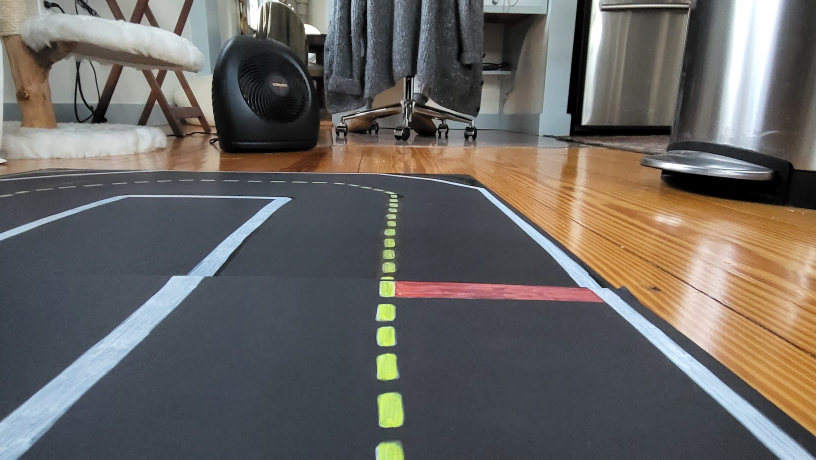
#> input picture projects/picar/test_data/center_lane.jpg, 1632 x 919 px (shown at 1/2 size)
$ python right_lane_follower.py
#> lines starting #> are read from the running program, lines starting #| are printed output that depends on the picture; after the words box and inside, x2 and y2 are one past the last pixel; in counts of white or black regions, pixels touching at a corner belong together
import cv2
import numpy as np
import math
import datetime
import sys
import matplotlib.image

_SHOW_IMAGE = False

class Follower(object):

    def __init__(self, car = None):
        self.car = car
        self.curr_steering_angle = 90

    def follow(self, img):
        show_img("orig", img)
       # img = cv2.rotate(img, cv2.ROTATE_90_COUNTERCLOCKWISE)
        lane_lines, img = detect_lane(img)

        final_img = self.steer(img, lane_lines)

        return final_img

    def steer(self, img, lane_lines):
        if len(lane_lines) == 0:
            return img
        new_steering_angle = compute_steering_angle(img, lane_lines)
        print(f"new angle: {new_steering_angle}")
        print(f"old angle: {self.curr_steering_angle}")
        self.curr_steering_angle = stabilize_steering_angle(self.curr_steering_angle, new_steering_angle, len(lane_lines))
        #self.curr_steering_angle = new_steering_angle
        print(f"new2 angle: {self.curr_steering_angle}")

        if self.car is not None:
            self.car.front_wheels.turn(self.curr_steering_angle)

        curr_img = display_heading_line(img, self.curr_steering_angle)
        show_img("heading", curr_img)

        return curr_img

def detect_lane(img):
    edges = detect_edges(img)
    show_img("edges", edges)

    cropped_edges = clip_screen(edges)

    line_segments = edge_tracking(cropped_edges)
    line_segment_img = display_lines(img, line_segments)
    show_img("line segments", line_segment_img)

    lane_lines = lane_slope(img, line_segments)
    lane_lines_img = display_lines(img, lane_lines)

    return lane_lines, lane_lines_img

def clip_screen(canny):
    h, w = canny.shape
    mask = np.zeros_like(canny)

    # only take the bottom half of the screen where lanes are visible
    poly = np.array([[
        (0, h * 1 / 2),
        (w, h * 1 / 2),
        (w, h),
        (0, h)
    ]], np.int32)

    # apply mask
    cv2.fillPoly(mask, poly, 255)
    show_img("mask", mask)
    cropped_edges = cv2.bitwise_and(canny, mask)

    show_img("edges clipped", cropped_edges)
    return cropped_edges

def detect_edges(img):
    # filter out white lines
    hsv = cv2.cvtColor(img, cv2.COLOR_BGR2HSV)
    show_img("hsv", hsv)

    # threshold for counting a pixel as white
    sensitivity = 30
    lower_white = np.array([0, 0, 147])
    upper_white = np.array([34, 118, 255])

    mask = cv2.inRange(hsv, lower_white, upper_white)

    # detect edges
    edges = cv2.Canny(mask, 200, 400)
    show_img("edges", edges)
    matplotlib.image.imsave("canny_result.png", edges)

    return edges

def edge_tracking(cropped_edges):
    precision = 1 # 1 pixel
    theta = np.pi / 180 # 1 degree
    min_threshold = 10
    line_segments = cv2.HoughLinesP(cropped_edges, precision, theta, min_threshold, np.array([]), minLineLength=8, maxLineGap=4)

    return line_segments

def lane_slope(img, line_segments):
    lane_lines = []

    # no lanes found
    if line_segments is None:
        return lane_lines

    h, w, _ = img.shape
    left = []
    right = []

    boundary = 1/3
    left_lane_boundary = w * (1 - boundary) # left lane on left 2/3 of screen (perspective)
    right_lane_boundary = h * boundary

    for segment in line_segments:
        for x1, y1, x2, y2 in segment:
            fit = np.polyfit((x1, x2), (y1, y2), 1) # y = mx + b
            m = fit[0]
            b = fit[1]
            if m < 0: # left lane
                if x1 < left_lane_boundary and x2 < left_lane_boundary:
                    left.append((m, b))
            else: # right lane
                if x1 > right_lane_boundary and x2 > right_lane_boundary:
                    right.append((m, b))

            left_avg = np.average(left, axis=0)
            if len(left) > 0:
                lane_lines.append(make_points(img, left_avg))

            right_avg = np.average(right, axis=0)
            if len(right) > 0:
                lane_lines.append(make_points(img, right_avg))

                return lane_lines


# * * * * * * * * * * * * * * * * * * * * * * * * * * * * * * * * * * * * * * * * * * * * * * * #
# Helper Functions                                                                              #
# * * * * * * * * * * * * * * * * * * * * * * * * * * * * * * * * * * * * * * * * * * * * * * * #

def display_lines(img, lines, line_color=(0, 255, 0), line_width=10):
    line_img = np.zeros_like(img)
    if lines is not None:
        for line in lines:
            for x1, y1, x2, y2 in line:
                cv2.line(line_img, (x1, y1), (x2, y2), line_color, line_width)
    line_img = cv2.addWeighted(img, 0.8, line_img, 1, 1)
    return line_img

def display_heading_line(img, steering_angle, line_color=(0, 0, 255), line_width=5, ):
    heading_img = np.zeros_like(img)
    height, width, _ = img.shape

    # figure out the heading line from steering angle
    # heading line (x1,y1) is always center bottom of the screen
    # (x2, y2) requires a bit of trigonometry

    # Note: the steering angle of:
    # 0-89 degree: turn left
    # 90 degree: going straight
    # 91-180 degree: turn right
    steering_angle_radian = steering_angle / 180.0 * math.pi
    x1 = int(width / 2)
    y1 = height
    x2 = int(x1 - height / 2 / math.tan(steering_angle_radian))
    y2 = int(height / 2)

    cv2.line(heading_img, (x1, y1), (x2, y2), line_color, line_width)
    heading_img = cv2.addWeighted(img, 0.8, heading_img, 1, 1)

    return heading_img

def length_of_line_segment(line):
    x1, y1, x2, y2 = line
    return math.sqrt((x2 - x1) ** 2 + (y2 - y1) ** 2)


def show_img(title, img, show=_SHOW_IMAGE):
    if show:
        cv2.imshow(title, img)


def make_points(img, line):
    height, width, _ = img.shape
    slope, intercept = line
    y1 = height  # bottom of the img
    y2 = int(y1 * 1 / 2)  # make points from middle of the img down

    # bound the coordinates within the img
    x1 = max(-width, min(2 * width, int((y1 - intercept) / slope)))
    x2 = max(-width, min(2 * width, int((y2 - intercept) / slope)))
    return [[x1, y1, x2, y2]]

def test_photo(file):
#> called with file = '../test_data/center_lane.jpg'
    my_follower = Follower()
    img = cv2.imread(file)
#> img is the input picture: shape (919, 1632, 3); mean B, G, R 97.3, 101, 104.3
    combo_img = my_follower.follow(img)
#> in detect_edges, `hsv = cv2.cvtColor(img, cv2.COLOR_BGR2HSV)`: hsv: shape (919, 1632, 3); mean H, S, V 74.6, 52.1, 114.1
#> in detect_edges, `mask = cv2.inRange(hsv, lower_white, upper_white)`:
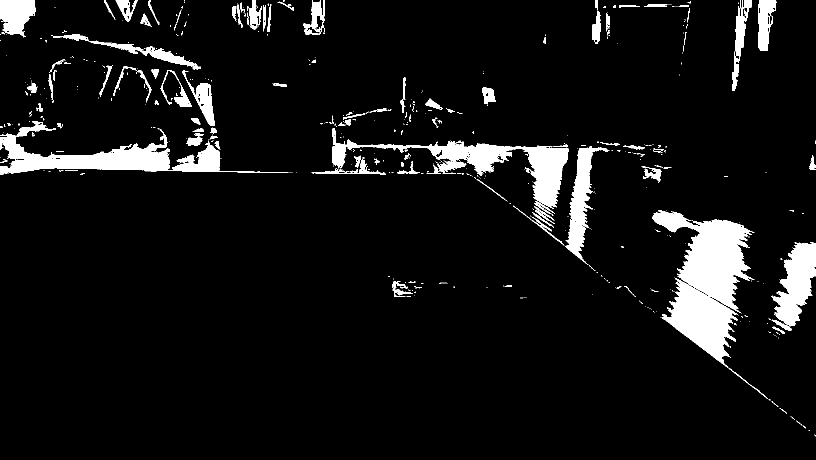
#> mask: shape (919, 1632) (shown at 1/2 size); 7.3% white; 554 white regions (438 under 20 px), largest, box (x1, y1, x2, y2) and area: (1304, 420, 1536, 798) 30562, (0, 242, 576, 350) 16914, (664, 256, 1137, 418) 15437
#> in detect_edges, `edges = cv2.Canny(mask, 200, 400)`: edges: shape (919, 1632); 1.4% white in thin lines or dots
#> in detect_edges, `matplotlib.image.imsave("canny_result.png", edges)`:
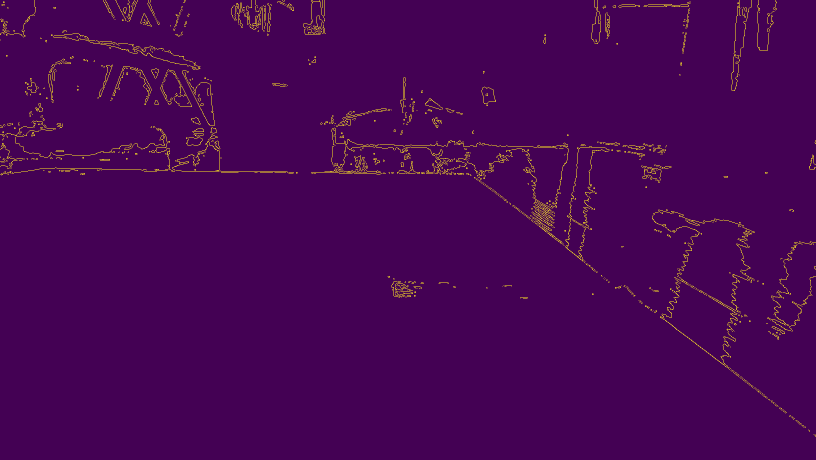
#> saved as canny_result.png: shape (919, 1632, 3) (shown at 1/2 size); mean R, G, B 70.6, 4.3, 83.3
#> in clip_screen, `cv2.fillPoly(mask, poly, 255)`:
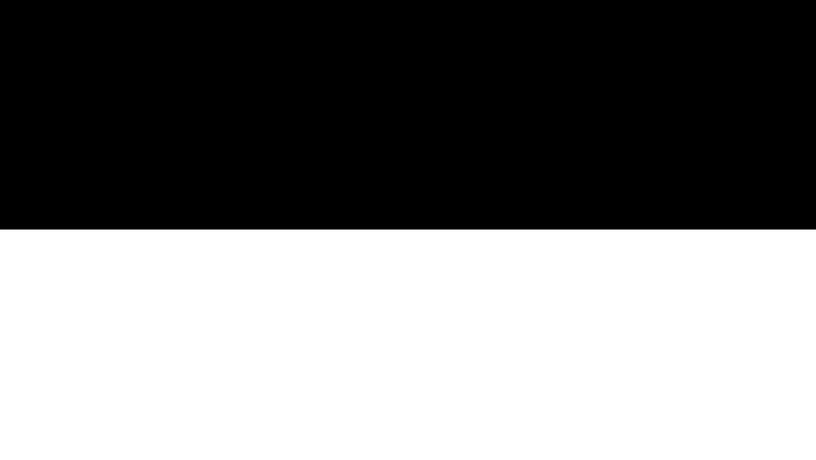
#> mask: shape (919, 1632) (shown at 1/2 size); 50.1% white; 1 black region, box (x1, y1, x2, y2) and area: (0, 0, 1632, 459) 749088
#> in clip_screen, `cropped_edges = cv2.bitwise_and(canny, mask)`:
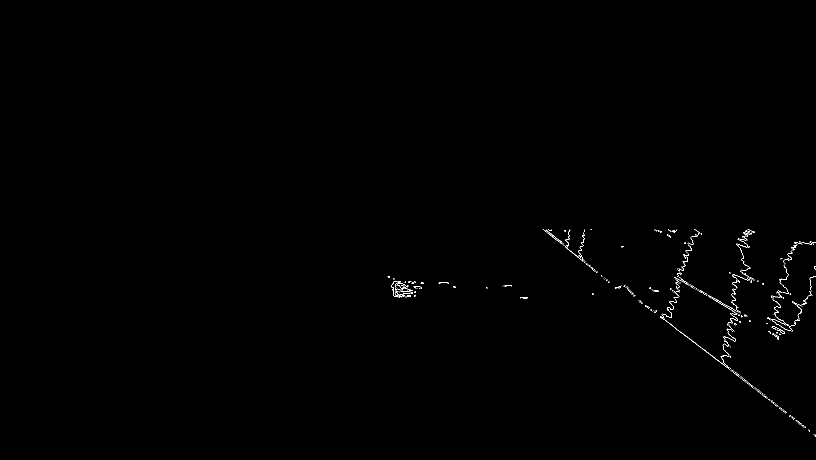
#> cropped_edges: shape (919, 1632) (shown at 1/2 size); 0.27% white in thin lines or dots, all inside (x1, y1, x2, y2) = (775, 459, 1632, 873)
#> in edge_tracking, `line_segments = cv2.HoughLinesP(cropped_edges, precision, theta, min_t..`: line_segments = 146 rows, first 6: [1529, 791, 1555, 811], [1093, 461, 1123, 484], [1175, 528, 1189, 539], [1172, 528, 1185, 538], [1349, 554, 1465, 621], [1452, 610, 1481, 626]
#> the loop in display_lines, `for line in lines:` made 146 passes
#> line on passes 1 to 12: [[1529, 791, 1555, 811]], [[1093, 461, 1123, 484]], [[1175, 528, 1189, 539]], [[1172, 528, 1185, 538]], [[1349, 554, 1465, 621]], [[1452, 610, 1481, 626]], [[1374, 673, 1505, 775]], [[1365, 560, 1474, 623]], [[1320, 633, 1349, 654]], [[799, 562, 829, 592]], [[1581, 831, 1610, 853]], [[1458, 545, 1479, 564]]
#> after the loop in display_lines, `for line in lines:`:
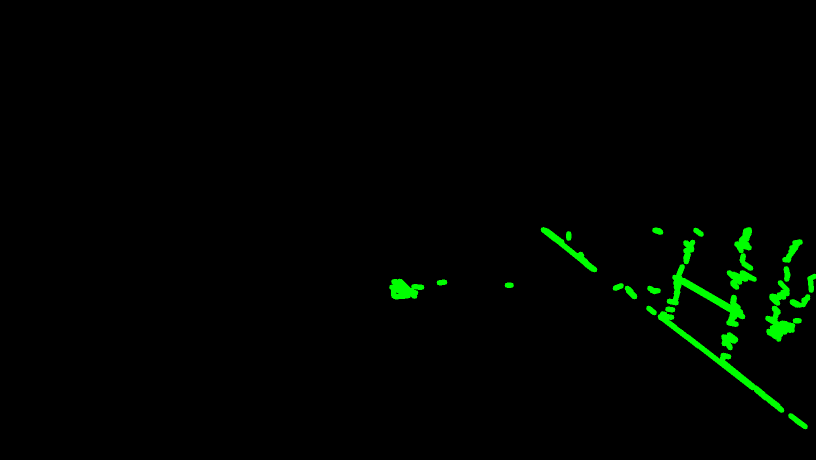
#> line_img: shape (919, 1632, 3) (shown at 1/2 size); mean of channels 0, 1, 2 0, 4.1, 0; drawn as B, G, R
#> in display_lines, `line_img = cv2.addWeighted(img, 0.8, line_img, 1, 1)`:
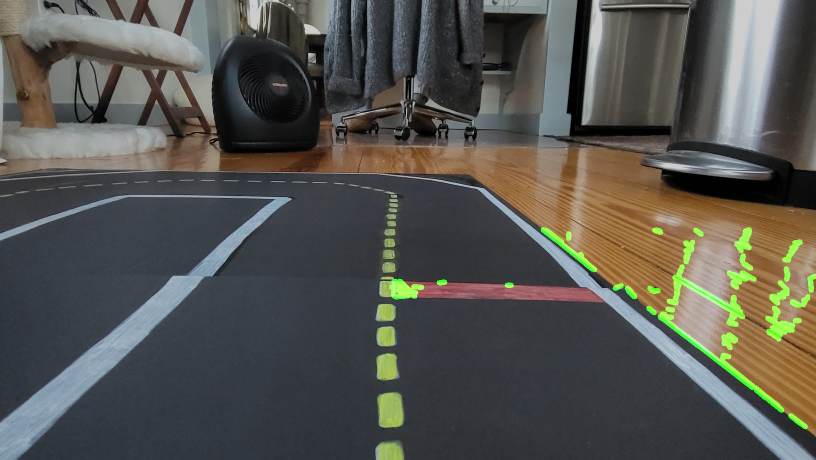
#> line_img: shape (919, 1632, 3) (shown at 1/2 size); mean B, G, R 78.8, 84.1, 84.5
#> the loop in lane_slope, `for segment in line_segments:` made 1 pass
#> segment on pass 1: [[1529, 791, 1555, 811]]
#> after the loop in lane_slope, `for segment in line_segments:`: lane_lines = [[[1695, 919, 1097, 459]]]; left = []; right = [(0.769, -385.2)]
#> in detect_lane, `lane_lines = lane_slope(img, line_segments)`: lane_lines = [[[1695, 919, 1097, 459]]]
#> the loop in display_lines (call 2), `for line in lines:` made 1 pass
#> in compute_steering_angle, `x1, _, x2, _ = lane_lines[0][0]`: x1 = 1695; x2 = 1097
#> in compute_steering_angle, `x_offset = x2 - x1`: x_offset = -598
#> in compute_steering_angle, `angle_to_mid_radian = math.atan(x_offset / y_offset)`: angle_to_mid_radian = -0.916
#> in compute_steering_angle, `angle_to_mid_deg = int(angle_to_mid_radian * 180.0 / math.pi)`: angle_to_mid_deg = -52
#> in compute_steering_angle, `steering_angle = angle_to_mid_deg + 90`: steering_angle = 38
#| new angle: 38
#> in stabilize_steering_angle, `angle_deviation = new_steering_angle - curr_steering_angle`: angle_deviation = -52
#> in stabilize_steering_angle, `stabilized_steering_angle = int(curr_steering_angle + max_angle_deviat..`: stabilized_steering_angle = 89
#| new2 angle: 89
#> in display_heading_line, `steering_angle_radian = steering_angle / 180.0 * math.pi`: steering_angle_radian = 1.55
#> in display_heading_line, `x2 = int(x1 - height / 2 / math.tan(steering_angle_radian))`: x2 = 807
#> in display_heading_line, `heading_img = cv2.addWeighted(img, 0.8, heading_img, 1, 1)`:
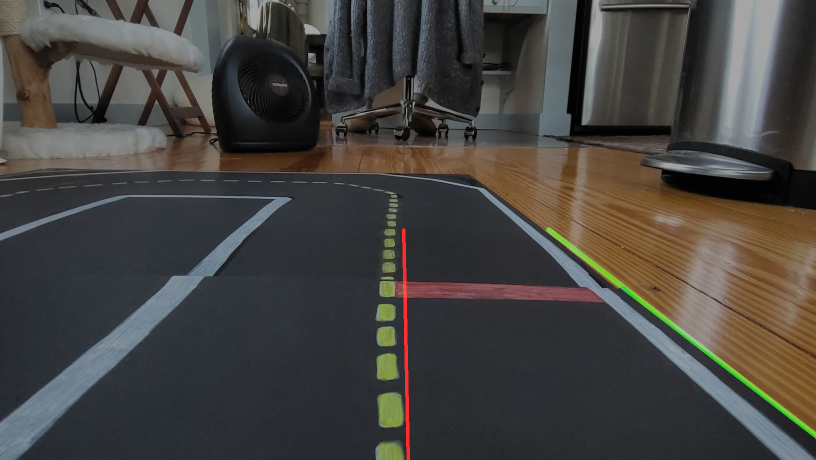
#> heading_img: shape (919, 1632, 3) (shown at 1/2 size); mean B, G, R 64.1, 67, 69
    show_img('final', combo_img, True)
    cv2.waitKey(0)
    cv2.destroyAllWindows()

def compute_steering_angle(img, lane_lines):
    """ Find the steering angle based on lane line coordinate
        We assume that camera is calibrated to point to dead center
    """
    if len(lane_lines) == 0:
        return -90

    h, w, _ = img.shape
    if len(lane_lines) == 1: # follow lane detected
        x1, _, x2, _ = lane_lines[0][0]
        x_offset = x2 - x1
    else:
        _, _, left_x2, _ = lane_lines[0][0]
        _, _, right_x2, _ = lane_lines[1][0]
        camera_mid_offset_percent = 0.02 # 0.0 means car pointing to center, -0.03: car is centered to left, +0.03 means car pointing to right
        mid = int(w / 2 * (1 + camera_mid_offset_percent))
        x_offset = (left_x2 + right_x2) / 2 - mid

    # find the steering angle, which is angle between navigation direction to end of center line
    y_offset = int(h / 2)

    angle_to_mid_radian = math.atan(x_offset / y_offset)  # angle (in radian) to center vertical line
    angle_to_mid_deg = int(angle_to_mid_radian * 180.0 / math.pi)  # angle (in degrees) to center vertical line
    steering_angle = angle_to_mid_deg + 90  # this is the steering angle needed by picar front wheel

    return steering_angle

def stabilize_steering_angle(curr_steering_angle, new_steering_angle, num_of_lane_lines, max_angle_deviation_two_lines=5, max_angle_deviation_one_lane=1):
    """
    Using last steering angle to stabilize the steering angle
    This can be improved to use last N angles, etc
    if new angle is too different from current angle, only turn by max_angle_deviation degrees
    """
    if num_of_lane_lines == 2 :
        # if both lane lines detected, then we can deviate more
        max_angle_deviation = max_angle_deviation_two_lines
    else :
        # if only one lane detected, don't deviate too much
        max_angle_deviation = max_angle_deviation_one_lane

    angle_deviation = new_steering_angle - curr_steering_angle
    if abs(angle_deviation) > max_angle_deviation:
        stabilized_steering_angle = int(curr_steering_angle
                                        + max_angle_deviation * angle_deviation / abs(angle_deviation))
    else:
        stabilized_steering_angle = new_steering_angle

    return stabilized_steering_angle


if __name__ == "__main__":
    f = "../test_data/center_lane.jpg"
    print(f"testing {f}")
    test_photo(f)
